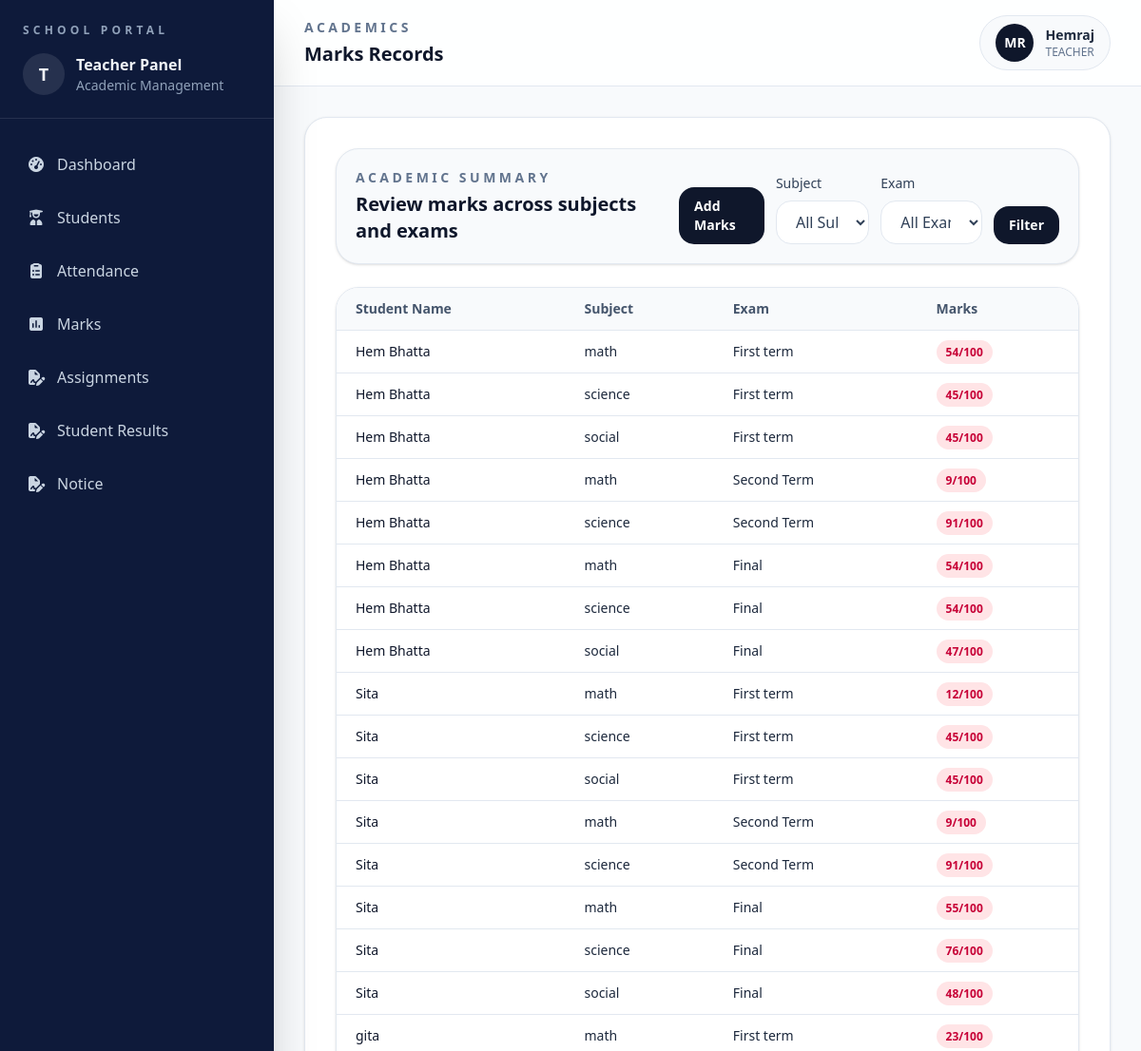
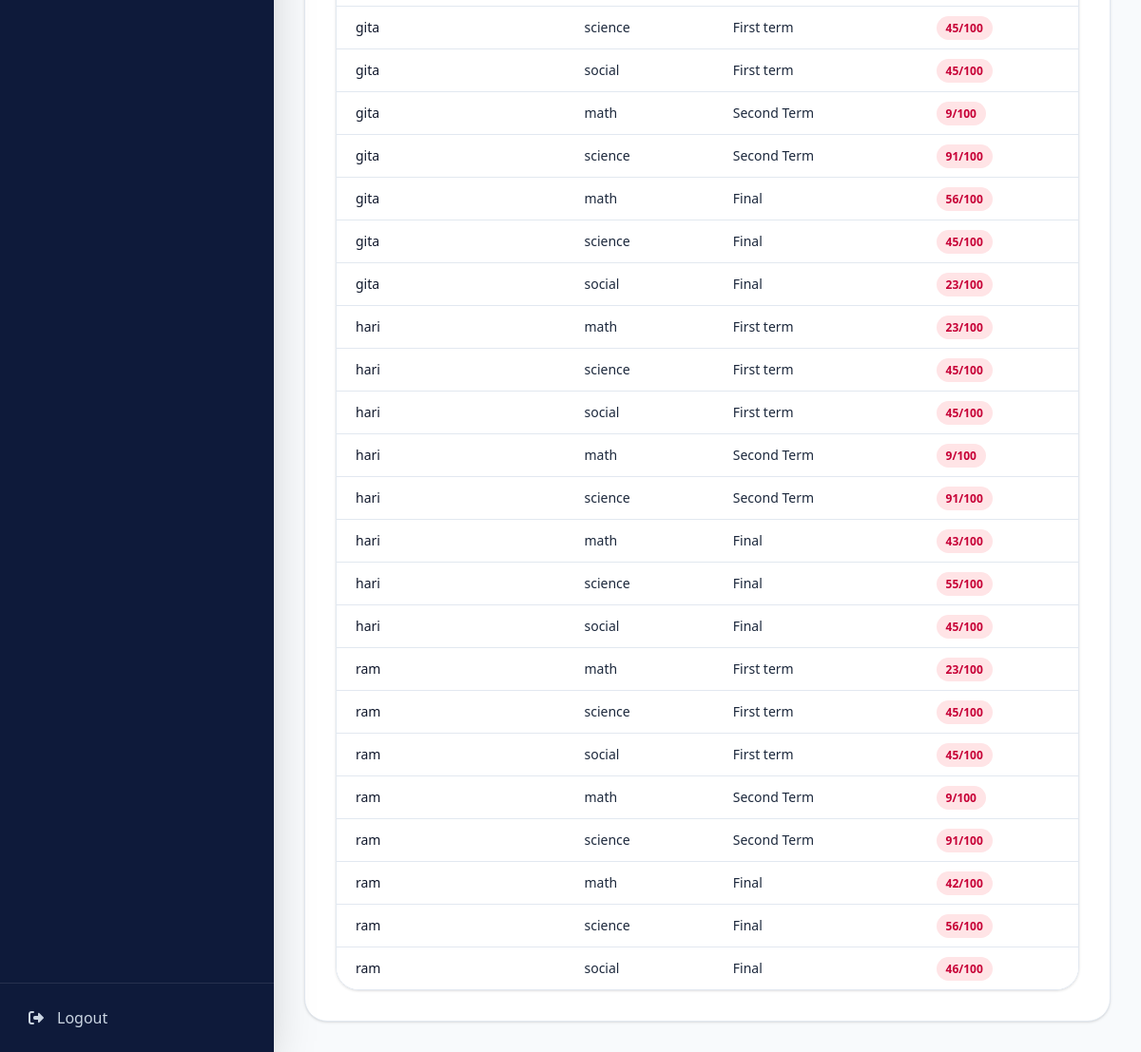
/academics/marks/view/ (signed in), run on the app's committed database (2 pictures, top to bottom).
### accounts/models.py (models this page shows, shortened)
class User(AbstractUser):
    ROLE_CHOICES = (("ADMIN", "Admin"), ("TEACHER", "Teacher"))
    role = models.CharField(max_length=20, choices=ROLE_CHOICES, default="TEACHER")

### academics/models.py (models this page shows, shortened)
class Marks(models.Model):
    student = models.ForeignKey(Student, on_delete=models.CASCADE)
    subject = models.ForeignKey(Subject, on_delete=models.CASCADE)
    exam_name = models.CharField(max_length=100)
    marks_obtained = models.IntegerField()
    full_marks = models.IntegerField(default=100)
    class Meta:
        verbose_name = "Mark"
        verbose_name_plural = "Marks"

class Subject(models.Model):
    name = models.CharField(max_length=100)
    classroom = models.ForeignKey(ClassRoom, on_delete=models.CASCADE)

### students/models.py (models this page shows, shortened)
class Student(models.Model):
    name = models.CharField(max_length=50)
    classroom = models.ForeignKey(
        ClassRoom, on_delete=models.CASCADE, related_name="students"
    )
    address = models.TextField(blank=True, null=True)
    phone = models.CharField(max_length=10, blank=True)
    date_of_birth = models.DateField(default="2000-01-01")

### academics/views.py (the view)
# urls.py: path("marks/view/", views.view_marks, name="view-marks"),
def view_marks(request):
    classroom = ClassRoom.objects.filter(teacher=request.user).first()
    marks = Marks.objects.none()
    subjects = Subject.objects.none()
    exam_name = []
    if classroom:
        subjects = Subject.objects.filter(classroom=classroom)
        marks = (
            Marks.objects.filter(student__classroom=classroom)
            .select_related(
                "student",
                "subject",
            )
            .order_by("student__name")
        )
        subject_id = request.GET.get("subject")
        exam_name = request.GET.get("exam")
        if subject_id:
            marks = marks.filter(subject_id=subject_id)
        if exam_name:
            marks = marks.filter(exam_name=exam_name)
        exam_name = (
            Marks.objects.filter(student__classroom=classroom)
            .values_list("exam_name", flat=True)
            .distinct()
        )
    context = {
        "marks": marks,
        "subjects": subjects,
        "exam_names": exam_name,
        "selected_subject": request.GET.get("subject", ""),
        "selected_exam": request.GET.get("exam", ""),
    }
    return render(request, "academics/marks_list.html", context)

### academics/templates/academics/marks_list.html (shortened to what this page needs)
{% extends 'base.html' %}
{% block page_label %}Academics{% endblock %}
{% block page_title %}Marks Records{% endblock %}
{% block content %}
<section class="space-y-6">
  <div class="rounded-3xl border border-slate-200 bg-slate-50 p-5 shadow-sm">
    <div class="flex flex-col gap-4 lg:flex-row lg:items-end lg:justify-between">
      <div>
        <p class="text-sm font-semibold uppercase tracking-[0.25em] text-slate-500">
          Academic Summary
        </p>
        <h2 class="mt-1 text-xl font-semibold text-slate-900">
          Review marks across subjects and exams
        </h2>
      </div>
      <div class="flex flex-col gap-3 sm:flex-row sm:items-end">
        <a href="{% url 'add-marks' %}"
          class="rounded-2xl bg-slate-900 px-4 py-2.5 text-sm font-semibold text-white transition hover:bg-slate-800">
          Add Marks
        </a>
        <form method="get" class="flex flex-col gap-3 sm:flex-row sm:items-end">
        <div>
          <label for="subject" class="mb-2 block text-sm font-medium text-slate-700">
            Subject
          </label>
          <select id="subject" name="subject"
            class="w-full rounded-2xl border border-slate-200 bg-white px-4 py-2.5 text-slate-700 outline-none focus:border-slate-400">
            <option value="">
              All Subjects
            </option>
          </select>
        </div>
        <div>
          <label for="exam" class="mb-2 block text-sm font-medium text-slate-700">
            Exam
          </label>
          <select id="exam" name="exam"
            class="w-full rounded-2xl border border-slate-200 bg-white px-4 py-2.5 text-slate-700 outline-none focus:border-slate-400">
            <option value="">
              All Exams
            </option>
          </select>
        </div>
        <div>
          <button type="submit"
            class="rounded-2xl bg-slate-900 px-4 py-2.5 text-sm font-semibold text-white transition hover:bg-slate-800">
            Filter
          </button>
        </div>
        </form>
      </div>
    </div>
  </div>
  <div class="overflow-hidden rounded-3xl border border-slate-200 shadow-sm">
    <div class="overflow-x-auto">
      <table class="min-w-full divide-y divide-slate-200 text-left text-sm">
        <thead class="bg-slate-50 text-slate-600">
          <tr>
            <th class="px-5 py-3 font-semibold">
              Student Name
            </th>
            <th class="px-5 py-3 font-semibold">
              Subject
            </th>
            <th class="px-5 py-3 font-semibold">
              Exam
            </th>
            <th class="px-5 py-3 font-semibold">
              Marks
            </th>
          </tr>
        </thead>
        <tbody class="divide-y divide-slate-200 bg-white">
          {% for mark in marks %}
          <tr>
            <td class="px-5 py-3 font-medium text-slate-900">
              {{ mark.student.name }}
            </td>
            <td class="px-5 py-3">
              {{ mark.subject.name }}
            </td>
            <td class="px-5 py-3">
              {{ mark.exam_name }}
            </td>
            <td class="px-5 py-3">
              {% widthratio mark.marks_obtained mark.full_marks 100 as percentage %}
              <span class=" rounded-full px-2.5 py-1 text-xs font-semibold
                                    {% if percentage >= 80 %}
                                        bg-emerald-100 text-emerald-700
                                    {% elif percentage >= 50 %}
                                        bg-amber-100 text-amber-700
                                    {% else %}
                                        bg-rose-100 text-rose-700
                                    {% endif %}
                                ">
                {{ mark.marks_obtained }}/{{ mark.full_marks }}
              </span>
            </td>
          </tr>
          {% empty %}
          <tr>
            <td colspan="4" class="px-5 py-10 text-center text-slate-500">
              No marks records found.
            </td>
          </tr>
          {% endfor %}
        </tbody>
      </table>
    </div>
  </div>
</section>
{% endblock %}

### templates/base.html (shortened to what this page needs)
{% load static %}
<!doctype html>
<html lang="en">
<head>
<script src="https://cdn.jsdelivr.net/npm/@tailwindcss/browser@4"></script>
<link rel="stylesheet"
      href="https://cdnjs.cloudflare.com/ajax/libs/font-awesome/7.0.1/css/all.min.css"
 />
</head>
<body class="bg-slate-50 text-slate-800">
<div class="min-h-screen bg-slate-50">
  {% include 'sidebar.html' %}
  <div class="min-h-screen lg:ml-72">
    <header class="border-b border-slate-200 bg-white/90 px-4 py-4 sm:px-6 lg:px-8">
      <div class="flex flex-col gap-4 sm:flex-row sm:items-center sm:justify-between">
        <div>
          <p class="text-sm font-semibold uppercase tracking-[0.25em] text-slate-500">
            {% block page_label %}{% endblock %}
          </p>
          <h1 class="mt-1 text-xl font-semibold text-slate-900">
            {% block page_title %}{% endblock %}
          </h1>
        </div>
        <div class="flex items-center gap-3 rounded-full border border-slate-200 bg-slate-50 px-4 py-2">
          <div class="flex h-10 w-10 items-center justify-center rounded-full bg-slate-900 text-sm font-semibold text-white">
            MR
          </div>
          <div>
            <p class="text-sm font-semibold text-slate-800">
              {{ request.user.username|capfirst }}
            </p>
            <p class="text-xs text-slate-500">
              {{ request.user.role|capfirst }}
            </p>
          </div>
        </div>
      </div>
    </header>
    <main class="p-4 sm:p-6 lg:p-8">
      <div class="rounded-3xl border border-slate-200 bg-white p-4 shadow-sm sm:p-6 lg:p-8">
        {% block content %}
        {% endblock content %}
      </div>
    </main>
  </div>
</div>
</body>
</html>

### data on the page
User: user.username "Hemraj", user.role "TEACHER"
Marks: student.name "Hem Bhatta", subject.name "math", exam_name "First term", marks_obtained "54", full_marks "100"
Marks: student.name "Hem Bhatta", subject.name "science", exam_name "First term", marks_obtained "45", full_marks "100"
Marks: student.name "Hem Bhatta", subject.name "social", exam_name "First term", marks_obtained "45", full_marks "100"
Marks: student.name "Hem Bhatta", subject.name "math", exam_name "Second Term", marks_obtained "9", full_marks "100"
Marks: student.name "Hem Bhatta", subject.name "science", exam_name "Second Term", marks_obtained "91", full_marks "100"
Marks: student.name "Hem Bhatta", subject.name "math", exam_name "Final", marks_obtained "54", full_marks "100"
Marks: student.name "Hem Bhatta", subject.name "science", exam_name "Final", marks_obtained "54", full_marks "100"
Marks: student.name "Hem Bhatta", subject.name "social", exam_name "Final", marks_obtained "47", full_marks "100"
Marks: student.name "Sita", subject.name "math", exam_name "First term", marks_obtained "12", full_marks "100"
Marks: student.name "Sita", subject.name "science", exam_name "First term", marks_obtained "45", full_marks "100"
Marks: student.name "Sita", subject.name "social", exam_name "First term", marks_obtained "45", full_marks "100"
Marks: student.name "Sita", subject.name "math", exam_name "Second Term", marks_obtained "9", full_marks "100"
Marks: student.name "Sita", subject.name "science", exam_name "Second Term", marks_obtained "91", full_marks "100"
Marks: student.name "Sita", subject.name "math", exam_name "Final", marks_obtained "55", full_marks "100"
Marks: student.name "Sita", subject.name "science", exam_name "Final", marks_obtained "76", full_marks "100"
Marks: student.name "Sita", subject.name "social", exam_name "Final", marks_obtained "48", full_marks "100"
Marks: student.name "gita", subject.name "math", exam_name "First term", marks_obtained "23", full_marks "100"
Marks: student.name "gita", subject.name "science", exam_name "First term", marks_obtained "45", full_marks "100"
Marks: student.name "gita", subject.name "social", exam_name "First term", marks_obtained "45", full_marks "100"
Marks: student.name "gita", subject.name "math", exam_name "Second Term", marks_obtained "9", full_marks "100"
Marks: student.name "gita", subject.name "science", exam_name "Second Term", marks_obtained "91", full_marks "100"
Marks: student.name "gita", subject.name "math", exam_name "Final", marks_obtained "56", full_marks "100"
Marks: student.name "gita", subject.name "science", exam_name "Final", marks_obtained "45", full_marks "100"
Marks: student.name "gita", subject.name "social", exam_name "Final", marks_obtained "23", full_marks "100"
Marks: student.name "hari", subject.name "math", exam_name "First term", marks_obtained "23", full_marks "100"
Marks: student.name "hari", subject.name "science", exam_name "First term", marks_obtained "45", full_marks "100"
Marks: student.name "hari", subject.name "social", exam_name "First term", marks_obtained "45", full_marks "100"
Marks: student.name "hari", subject.name "math", exam_name "Second Term", marks_obtained "9", full_marks "100"
Marks: student.name "hari", subject.name "science", exam_name "Second Term", marks_obtained "91", full_marks "100"
Marks: student.name "hari", subject.name "math", exam_name "Final", marks_obtained "43", full_marks "100"
Marks: student.name "hari", subject.name "science", exam_name "Final", marks_obtained "55", full_marks "100"
Marks: student.name "hari", subject.name "social", exam_name "Final", marks_obtained "45", full_marks "100"
Marks: student.name "ram", subject.name "math", exam_name "First term", marks_obtained "23", full_marks "100"
Marks: student.name "ram", subject.name "science", exam_name "First term", marks_obtained "45", full_marks "100"
Marks: student.name "ram", subject.name "social", exam_name "First term", marks_obtained "45", full_marks "100"
Marks: student.name "ram", subject.name "math", exam_name "Second Term", marks_obtained "9", full_marks "100"
Marks: student.name "ram", subject.name "science", exam_name "Second Term", marks_obtained "91", full_marks "100"
Marks: student.name "ram", subject.name "math", exam_name "Final", marks_obtained "42", full_marks "100"
Marks: student.name "ram", subject.name "science", exam_name "Final", marks_obtained "56", full_marks "100"
Marks: student.name "ram", subject.name "social", exam_name "Final", marks_obtained "46", full_marks "100"
